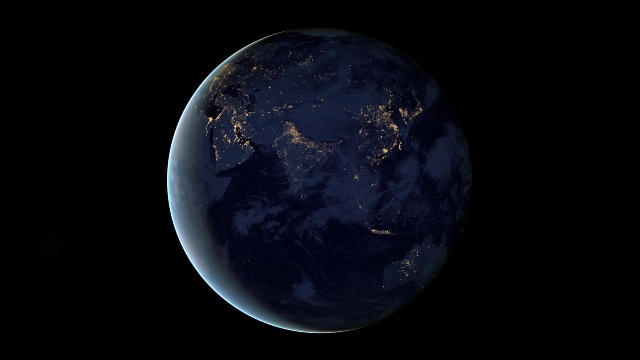
#> input picture VideoCoding/frame_50.jpg, 640 x 360 px; the run also reads 1 picture not shown here
$ python ME.py
#> lines starting #> are read from the running program, lines starting #| are printed output that depends on the picture; after the words box and inside, x2 and y2 are one past the last pixel; in counts of white or black regions, pixels touching at a corner belong together
### VideoCoding/utlis.py
#!/usr/bin/env python
import numpy as np
import itertools
import cv2

def MAD(m1,m2):
    return np.absolute(np.subtract(m1,m2)).mean()

def MSE(m1,m2):
    return np.square(np.subtract(m1,m2)).mean()

class Block():
    min = None
    max = None
    max_mv_amp = 0

    def __init__(self,x,y,w,h):
        self.coord   = (x,y,w,h)
        self.center  = (x+w//2,y+h//2)
        self.mv      = (0,0)
        self.mv_amp  = 0

    def check_inside_frame(self,x,y):
        """check if the searched box inside the target frame"""
        check = True
        if x<Block.min[0] or x>Block.max[0] \
            or y<Block.min[1] or y>Block.max[1]:
            check = False
        return check

    def calculate_mv_amp(self):
        """calculate L2 norm of motion-vector"""
        amp = (self.mv[0]**2 + self.mv[1]**2)**0.5
        if amp > Block.max_mv_amp:
            Block.max_mv_amp = amp
        self.mv_amp = amp

class BlockMatching():

    def __init__(self,dfd,blockSize,searchRange,motionIntensity=True):
        self.mse = dfd
        self.blockSize = blockSize
        self.searchRange = searchRange
        self.motionIntensity = motionIntensity

        # given frames
        self.prev = None
        self.target = None
        self.shape  = None

        # blocks in prev
        self.blocks = None

        # return frames
        self.prevP     = None
        self.motionField = None

    def step(self,prev,target):
        """One-step run for given frame pair."""

        self.prev = prev
        self.target = target
        self.shape  = prev.shape

        self.frame2blocks()
        self.ThreeStepSearch()

        self.plot_motionField()
        self.blocks2frame()

    def frame2blocks(self):
        """Divides the frame matrix into block objects."""

        (H,W) = self.shape
        (sizeH,sizeW) = self.blockSize

        self.blocks = []
        for h in range(H//sizeH):
            for w in range(W//sizeW):
                # initialize Block() objects with
                # upper-left coordinates and block size
                x = w*sizeW ; y = h*sizeH
                self.blocks.append(Block(x,y,sizeW,sizeH))

        # store the upper-left and bottom-right block coordinates
        # for future check if the searched block inside the frame
        Block.min = self.blocks[0].coord
        Block.max = self.blocks[-1].coord

    def blocks2frame(self):
        """Construct the predicted"""
        frame = np.zeros(self.shape,dtype="uint8")

        for block in self.blocks:
            # get block coordinates for prev frame
            (x,y,w,h) = block.coord
            # extract the block from prev frame
            block_p = self.prev[y:y+h, x:x+w]
            # append motion-vector to prediction coordinates
            (x,y) = x+block.mv[0], y+block.mv[1]
            # shift the block to new coordinates
            frame[y:y+h, x:x+w] = block_p

        self.prevP = frame

    def plot_motionField(self):
        """Construct the motion field from motion-vectors"""
        frame = np.zeros(self.shape,dtype="uint8")

        for block in self.blocks:
            intensity = round(255 * block.mv_amp/Block.max_mv_amp) if self.motionIntensity else 255
            intensity = 100 if intensity<100 else intensity
            (x2,y2) = block.mv[0]+block.center[0], block.mv[1]+block.center[1]
            cv2.arrowedLine(frame, block.center, (x2,y2), intensity, 1, tipLength=0.3)

        self.motionField = frame

    def ThreeStepSearch(self):
        """Three-Step Search Algorithm"""

        searchStep = [self.searchRange//2,self.searchRange//3,self.searchRange//6]
        # print(searchStep)
        searchAreas = []
        for step in searchStep:
            dx = [-step, 0, step]
            dy = [-step, 0, step]
            tmp = [r for r in itertools.product(dx,dy)]
            searchAreas.append(tmp)

        for block in self.blocks:
            step1 = self.OneStepSearch(block,block.coord,searchAreas[0])
            step2 = self.OneStepSearch(block,step1,searchAreas[1])
            step3 = self.OneStepSearch(block,step2,searchAreas[2])

            # get best-match coordinates
            (x,y,w,h) = step3
            # set the difference as motion-vector
            block.mv = (x-block.coord[0],y-block.coord[1])
            block.calculate_mv_amp()

    def OneStepSearch(self,block,searchCoord,searchArea):
        """Three-Step Search helper function"""

        # get block coordinates for prev frame
        (x,y,w,h) = block.coord
        # extract the block from prev frame
        block_p = self.prev[y:y+h, x:x+w]

        # displaced frame difference := initially infinity
        dfd_norm_min = np.Inf

        # best-match coordinates
        coord = (x,y,w,h)

        # search the matched block in target frame in search area
        for (dx,dy) in searchArea:
            (x,y,w,h) = searchCoord
            # check if the searched box inside the target frame
            if not block.check_inside_frame(x+dx,y+dy):
                continue
            x = x+dx ; y = y+dy

            # extract the block from target frame
            block_t = self.target[y:y+h, x:x+w]

            # calculate displaced frame distance
            if self.mse:
                dfd_norm = MSE(block_p,block_t)
            else:
                dfd_norm = MAD(block_p,block_t)

            # update best-match coordinates
            if dfd_norm < dfd_norm_min:
                dfd_norm_min = dfd_norm
                coord = (x,y,w,h)
        return coord

### VideoCoding/ME.py
#!/usr/bin/env python

from utlis import BlockMatching
import numpy as np
import cv2
import time

FONT = cv2.FONT_HERSHEY_SIMPLEX
BLUE = (255,0,0)
GREEN= (0,255,0)
RED  = (0,0,255)

dfd=1 ; blockSize=(16,16); searchRange=15 ; predict_from_prev = False ; N=5

bm = BlockMatching(dfd=dfd,
            blockSize=blockSize,
            searchRange=searchRange,
            motionIntensity=False)

dfd = "MSE" if dfd else "MAD"
method = "ThreeStep"
text = ["Block Matching Algorithm","DFD: {} | {} | {} Search Range: {}".format(
    dfd,blockSize,method,searchRange)]

def visualize(prev,target,motionField,prevP,text,a,t):
    h = 70 ; w = 10
    H,W = prev.shape
    HH,WW = h+2*H+20, 2*(W+w)
    frame = np.ones((HH,WW), dtype="uint8")*255

    cv2.putText(frame, text[0], (w, 23), FONT, 0.5, 0, 1)
    cv2.putText(frame, text[1], (w, 40), FONT, 0.4, 0, 1)
    cv2.line(frame, (w, 46), (WW-w, 46),0)

    cv2.putText(frame, f"prev-{a:03d}", (w, h-4), FONT, 0.4, 0, 1)
    cv2.putText(frame, f"target-{t:03d}", (w+W, h-4), FONT, 0.4, 0, 1)
    cv2.putText(frame, "motion field", (w, h+2*H+10), FONT, 0.4, 0, 1)
    cv2.putText(frame, "predicted prev", (w+W, h+2*H+10), FONT, 0.4, 0, 1)

    frame[h:h+H, w:w+W] = prev
    frame[h:h+H, w+W:w+2*W] = target
    frame[h+H:h+2*H, w:w+W] = motionField
    frame[h+H:h+2*H, w+W:w+2*W] = prevP

    return frame

print("Start Demo!")
a = 50 ; t = 51

start_time = time.time()
prev = cv2.imread('frame_50.jpg',0)
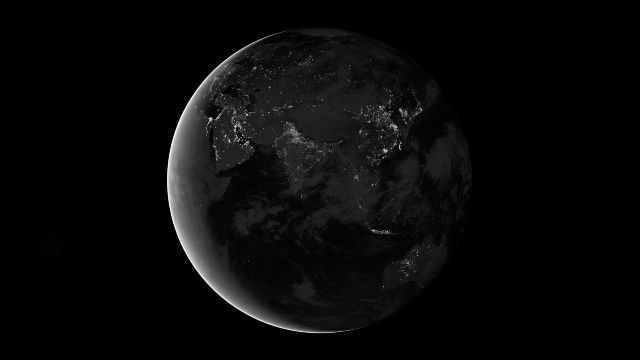
#> prev: shape (360, 640); min 0, max 251, mean 9
target = cv2.imread('frame_51.jpg',0)
#> target: shape (360, 640); min 0, max 252, mean 9
# prev = video.frames_inp[a]
# target = video.frames_inp[t]

bm.step(prev,target)
#> after the loop in plot_motionField, `for block in self.blocks:`:
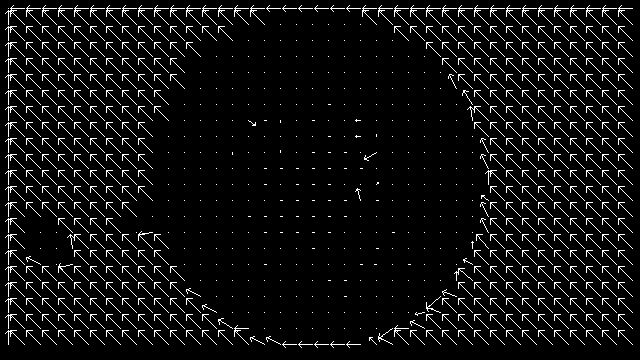
#> frame: shape (360, 640); 6.3% white in thin lines or dots

prevP = bm.prevP
motionField = bm.motionField

out = visualize(prev,target,motionField,prevP,text,a,t)
#> in visualize, `cv2.putText(frame, text[0], (w, 23), FONT, 0.5, 0, 1)`: frame: shape (810, 1300); 100% white; black in thin lines or dots, all inside (x1, y1, x2, y2) = (12, 12, 209, 28)
#> in visualize, `cv2.line(frame, (w, 46), (WW-w, 46),0)`: frame: shape (810, 1300); 99.8% white; black in thin lines or dots, all inside (x1, y1, x2, y2) = (10, 12, 1291, 47)
#> in visualize, `cv2.putText(frame, f"prev-{a:03d}", (w, h-4), FONT, 0.4, 0, 1)`: frame: shape (810, 1300); 99.8% white; black in thin lines or dots, all inside (x1, y1, x2, y2) = (10, 12, 1291, 70)
#> in visualize, `cv2.putText(frame, "motion field", (w, h+2*H+10), FONT, 0.4, 0, 1)`:
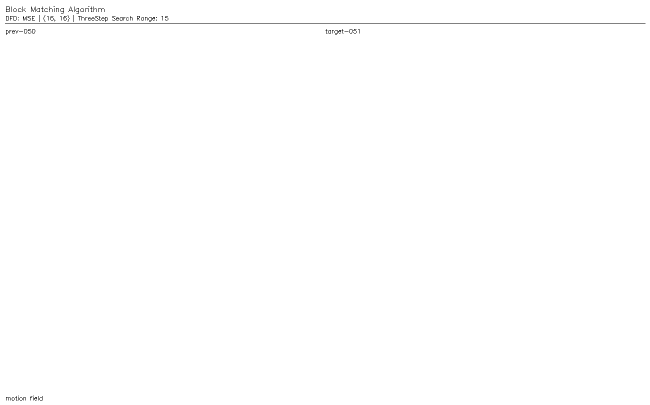
#> frame: shape (810, 1300) (shown at 1/2 size); 99.7% white; black in thin lines or dots
#> in visualize, `cv2.putText(frame, "predicted prev", (w+W, h+2*H+10), FONT, 0.4, 0, 1)`: frame: shape (810, 1300); 99.7% white; black in thin lines or dots
#> in visualize, `frame[h:h+H, w:w+W] = prev`:
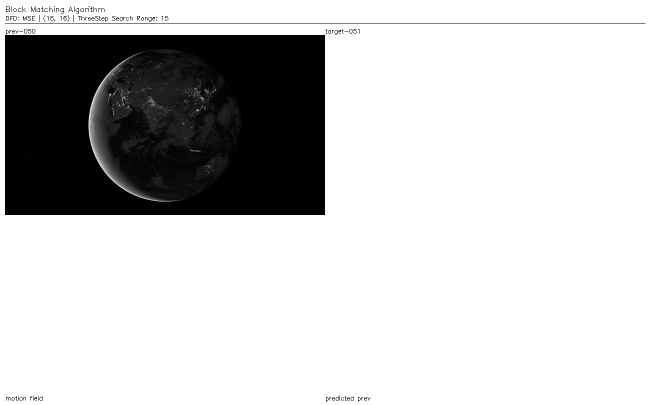
#> frame: shape (810, 1300) (shown at 1/2 size); min 0, max 255, mean 200.4
#> in visualize, `frame[h:h+H, w+W:w+2*W] = target`:
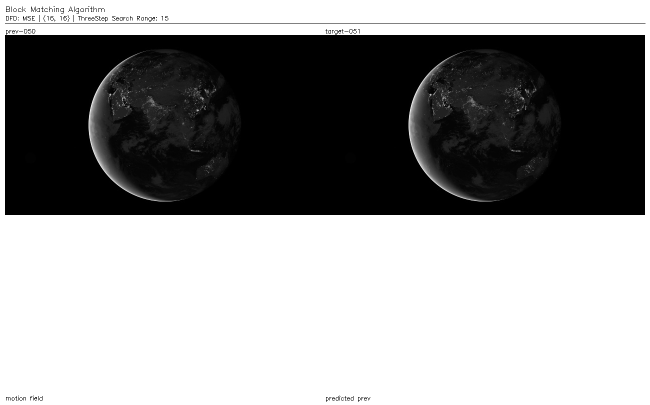
#> frame: shape (810, 1300) (shown at 1/2 size); min 0, max 255, mean 146.6
#> in visualize, `frame[h+H:h+2*H, w:w+W] = motionField`:
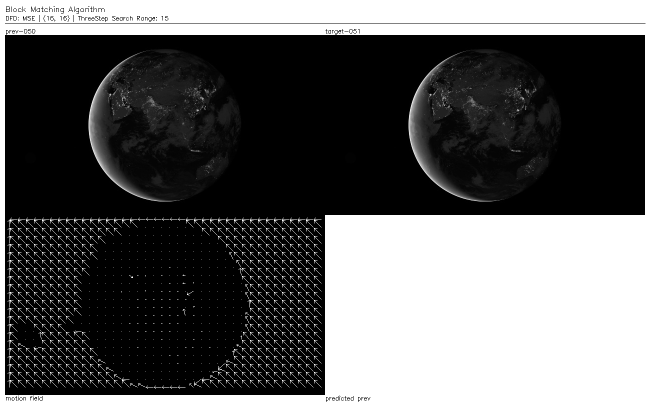
#> frame: shape (810, 1300) (shown at 1/2 size); min 0, max 255, mean 94.4
#> in visualize, `frame[h+H:h+2*H, w+W:w+2*W] = prevP`:
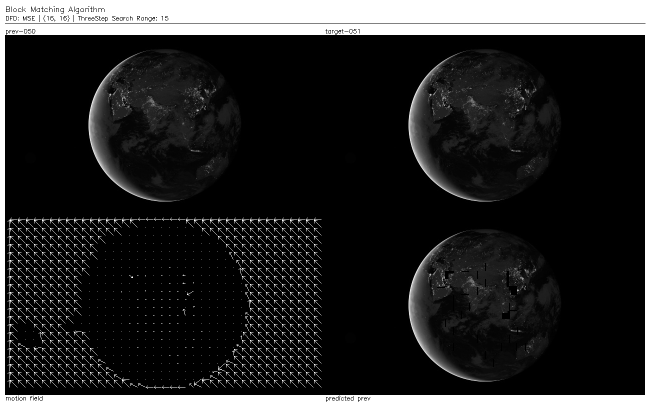
#> frame: shape (810, 1300) (shown at 1/2 size); min 0, max 255, mean 40.5

elapsed_time = time.time() - start_time
# print(f"Elapsed time: {elapsed_time:.3f} secs")

cv2.imshow("Demo",out)
cv2.waitKey(0)
cv2.destroyAllWindows()
